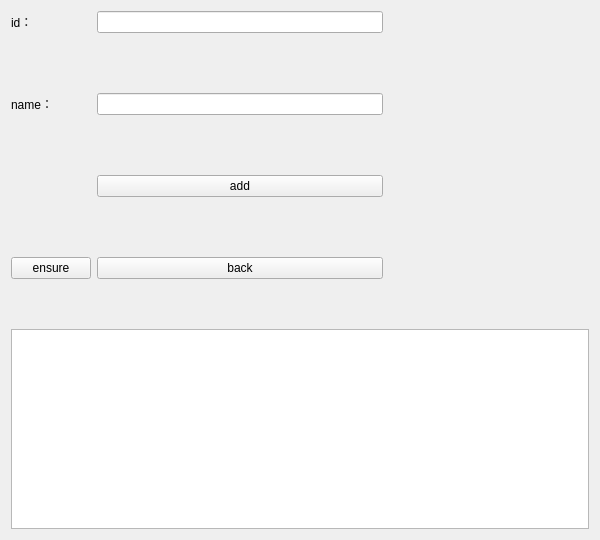
<?xml version="1.0" encoding="UTF-8"?>
<ui version="4.0">
 <class>RegisterWidget</class>
 <widget class="QWidget" name="RegisterWidget">
  <property name="geometry">
   <rect>
    <x>0</x>
    <y>0</y>
    <width>600</width>
    <height>540</height>
   </rect>
  </property>
  <property name="windowTitle">
   <string>Form</string>
  </property>
  <layout class="QHBoxLayout" name="horizontalLayout_2">
   <item>
    <layout class="QVBoxLayout" name="verticalLayout">
     <item>
      <layout class="QHBoxLayout" name="horizontalLayout">
       <item>
        <layout class="QFormLayout" name="formLayout">
         <property name="verticalSpacing">
          <number>60</number>
         </property>
         <item row="0" column="0">
          <widget class="QLabel" name="label_staff_id">
           <property name="text">
            <string>id：</string>
           </property>
          </widget>
         </item>
         <item row="0" column="1">
          <widget class="QLineEdit" name="edit_staff_id"/>
         </item>
         <item row="1" column="0">
          <widget class="QLabel" name="label_name">
           <property name="text">
            <string>name：</string>
           </property>
          </widget>
         </item>
         <item row="1" column="1">
          <widget class="QLineEdit" name="edit_name"/>
         </item>
         <item row="2" column="1">
          <widget class="QPushButton" name="pb_add">
           <property name="text">
            <string>add</string>
           </property>
          </widget>
         </item>
         <item row="3" column="1">
          <widget class="QPushButton" name="push_back">
           <property name="text">
            <string>back</string>
           </property>
          </widget>
         </item>
         <item row="3" column="0">
          <widget class="QPushButton" name="button_ensure">
           <property name="text">
            <string>ensure</string>
           </property>
          </widget>
         </item>
        </layout>
       </item>
       <item>
        <widget class="QLabel" name="pic">
         <property name="minimumSize">
          <size>
           <width>200</width>
           <height>0</height>
          </size>
         </property>
         <property name="text">
          <string/>
         </property>
        </widget>
       </item>
      </layout>
     </item>
     <item>
      <widget class="QListWidget" name="face_list">
       <property name="maximumSize">
        <size>
         <width>16777215</width>
         <height>200</height>
        </size>
       </property>
      </widget>
     </item>
    </layout>
   </item>
  </layout>
 </widget>
 <resources/>
 <connections/>
</ui>
